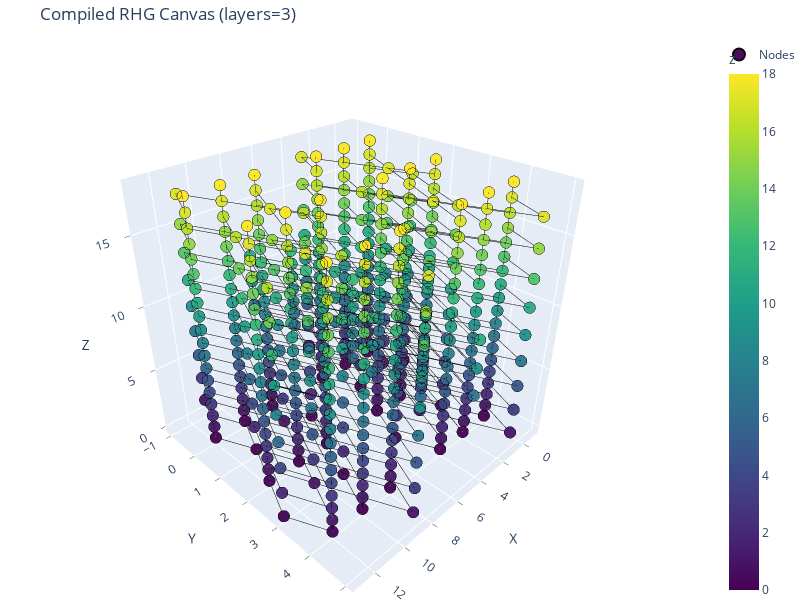

The notebook cell saved with this chart:
### Code cell
from lspattern.visualizers import visualize_compiled_canvas_plotly

fig3d = visualize_compiled_canvas_plotly(compiled_canvas, show_edges=True)
fig3d.show()

### Figure 1 — Plotly figure (JSON) as saved in the notebook; plotly's stock layout.template omitted (floating-point values rounded to 4 significant figures; data arrays with more than 128 entries replaced by an {"elided": "..."} marker saying what was removed)
{"data": [{"hovertemplate": "<b>%{text}</b><br>x: %{x}<br>y: %{y}<br>z: %{z}<extra></extra>", "marker": {"color": {"elided": "519 int values"}, "colorbar": {"title": {"text": "z"}}, "colorscale": [[0, "#440154"], [0.1111, "#482878"], [0.2222, "#3e4989"], [0.3333, "#31688e"], [0.4444, "#26828e"], [0.5556, "#1f9e89"], [0.6667, "#35b779"], [0.7778, "#6ece58"], [0.8889, "#b5de2b"], [1, "#fde725"]], "line": {"color": "black", "width": 0.5}, "opacity": 0.95, "size": 4}, "mode": "markers", "name": "Nodes", "text": {"elided": "519 str values"}, "type": "scatter3d", "x": {"elided": "519 int values"}, "y": {"elided": "519 int values"}, "z": {"elided": "519 int values"}}, {"hoverinfo": "none", "line": {"color": "black", "width": 1}, "mode": "lines", "name": "Edges", "showlegend": false, "type": "scatter3d", "x": {"elided": "2385 int values"}, "y": {"elided": "2385 int values"}, "z": {"elided": "2385 int values"}}], "layout": {"height": 600, "legend": {"itemsizing": "constant"}, "margin": {"b": 0, "l": 0, "r": 0, "t": 40}, "scene": {"aspectmode": "manual", "aspectratio": {"x": 1, "y": 1, "z": 1}, "camera": {"eye": {"x": 1.4, "y": 1.4, "z": 1.2}}, "xaxis": {"mirror": true, "showgrid": true, "showline": true, "ticks": "outside", "title": {"text": "X"}, "zeroline": true}, "yaxis": {"mirror": true, "showgrid": true, "showline": true, "ticks": "outside", "title": {"text": "Y"}, "zeroline": true}, "zaxis": {"mirror": true, "showgrid": true, "showline": true, "ticks": "outside", "title": {"text": "Z"}, "zeroline": true}}, "title": {"text": "Compiled RHG Canvas (layers=3)"}, "width": 800}}
